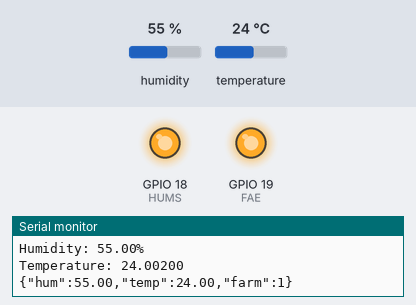
Simulated run of this sketch. Board: ESP32. On the bench: output pins drawn as LEDs (lit = HIGH), the last lines printed to the serial monitor. Inputs (shaded band) come from the test bench; at power-on: humidity 55 %, temperature 24 °C. WiFi joins after 1.5 s; servers stay silent unless stated; uploads are accepted with an empty reply.

Above: at 8.7 s.
At 38.4 s:
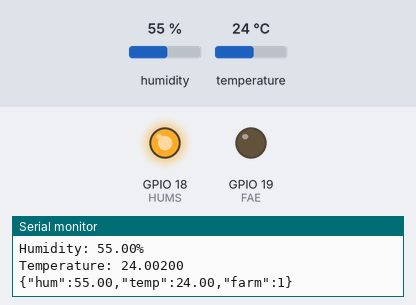
Timing chart, 0 to 81.1 s (numbered marks = the images above):
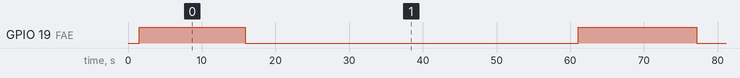

The sketch:

sketch_jul18a.ino
```cpp
#include <WiFiManager.h> // https://github.com/tzapu/WiFiManager
#include "DHT.h"
//#include "ArduinoJson.h"
#include "HTTPClient.h"

#define DHTPIN 4
#define DHTTYPE DHT11   // DHT 11
#define FAE 19
#define HUMS 18
#define ONFAN (unsigned long)15000
#define OFFFAN (unsigned long)45000


DHT dht(DHTPIN, DHTTYPE);
unsigned long t;
bool fan = true;
void setup() {
  Serial.begin(115200);
  Serial.println("DHTxx test!");
  digitalWrite(FAE, HIGH);
    digitalWrite(HUMS, HIGH);


    WiFi.mode(WIFI_STA);
    Serial.begin(115200);
    WiFiManager wm;
    // wm.resetSettings();
    bool res;
    // res = wm.autoConnect(); // auto generated AP name from chipid
    // res = wm.autoConnect("AutoConnectAP"); // anonymous ap
    res = wm.autoConnect("AutoConnectAP","password"); // password protected ap

    if(!res) {
        Serial.println("Failed to connect");
        // ESP.restart();
    }
    else {
        //if you get here you have connected to the WiFi
        Serial.println("connected...yeey :)");
    }

    pinMode(FAE, OUTPUT);  // sets the digital pin 13 as output
    pinMode(HUMS, OUTPUT);


    dht.begin();
}
//139.144.77.136

void loop() {
        digitalWrite(HUMS, HIGH);

    delay(1500);
    float temp = dht.readTemperature();     // read temperature
    float hum = dht.readHumidity();
//    if(hum>90){
//      //digitalWrite(HUMS, LOW);
//    }
//    if(hum<70){
//      digitalWrite(HUMS, HIGH);
//    }

    if(fan==true){
      if(millis()>t+ONFAN){
        t=millis();
        fan=false;
        digitalWrite(FAE,LOW);
      }
    }else{
      if(millis()>t+OFFFAN){
        t=millis();
        fan=true;
        digitalWrite(FAE,HIGH);
      }
    }


  Serial.println(t);


    delay(1500);


    Serial.print("\nHumidity: ");
    Serial.print(hum);
    Serial.print("%  \nTemperature: ");
    Serial.print(temp);


      HTTPClient http;
      http.begin("http://139.144.77.136:80/api/add/");
      http.addHeader("Content-Type","application/json");
      String a ="{\"hum\":"+String(hum)+",\"temp\":"+String(temp)+",\"farm\":1"+"}";
      int res = http.POST(a);
      Serial.println(res);
      Serial.println(a);


}
```

Measured:
- by itself, GPIO 19 (FAE): alternates HIGH for 15.3 s and LOW for 45.1 s
